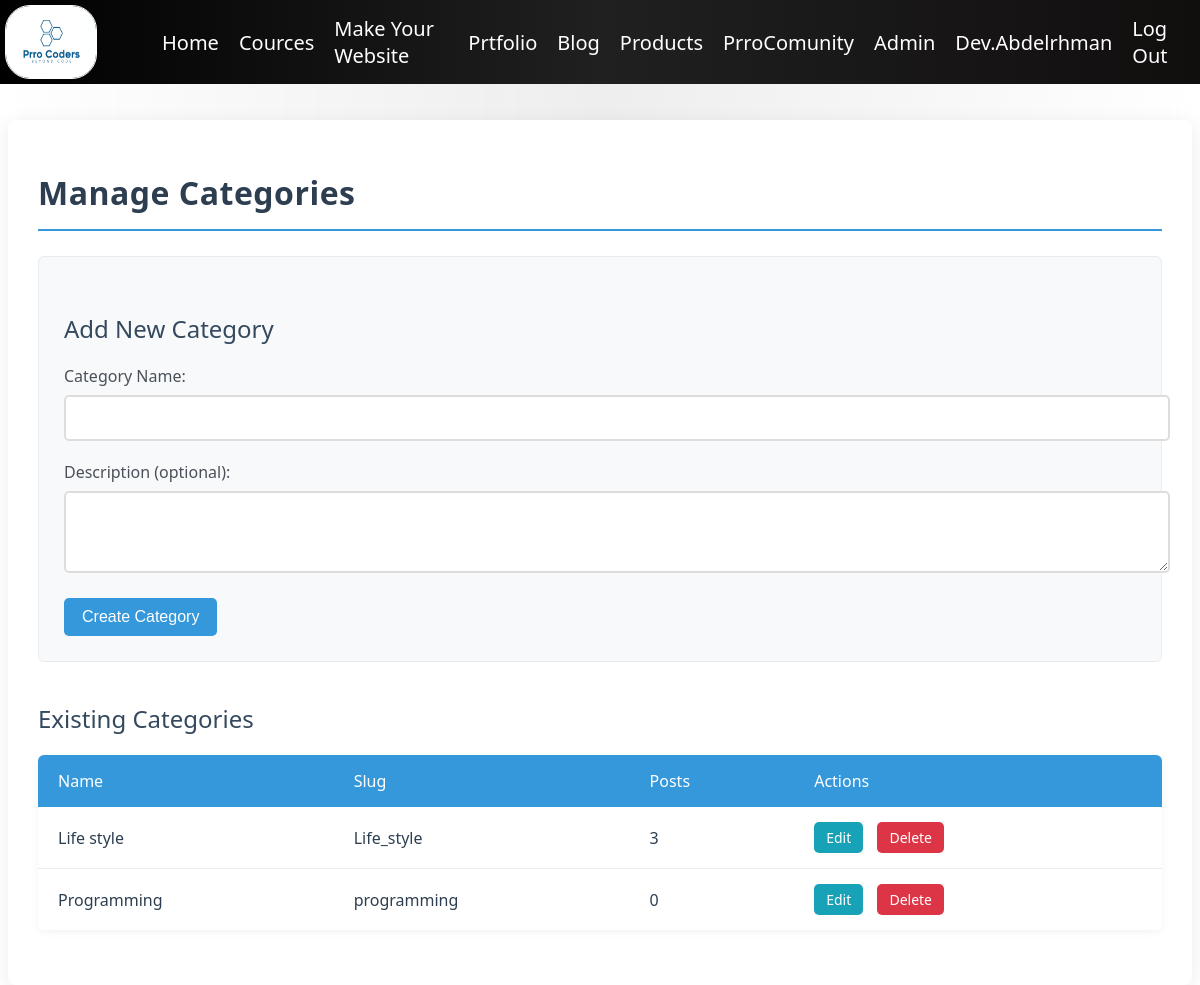
Screenshot of /blog/manage/categories/ (signed in) with the database file from the repository.
### blog/models.py (models this page shows, shortened)
class Category(models.Model):
    name = models.CharField(max_length=100)
    slug = models.SlugField(unique=True)
    description = models.TextField(blank=True)
    class Meta:
        verbose_name_plural = "Categories"
        ordering = ['name']

### blog/views.py (the view)
# urls.py: path('manage/categories/', views.manage_categories, name='manage_categories'),
@login_required
@user_passes_test(is_staff_user)
def manage_categories(request):
    categories = Category.objects.all().order_by('name')
    return render(request, 'blog/manage_categories.html', {
        'categories': categories
    })

### blog/views.py (called while the page is built)
def is_staff_user(user):
    return user.is_staff or user.is_superuser

### templates/blog/manage_categories.html (shortened to what this page needs)
{% extends "layout.html" %}
{% block body %}
<div class="categories-management">
    <h1>Manage Categories</h1>
    <div class="category-form">
        <h2>Add New Category</h2>
        <form method="post" action="{% url 'blog:category_create' %}">
            <div class="form-group">
                <label for="name">Category Name:</label>
                <input type="text" id="name" name="name" required>
            </div>
            <div class="form-group">
                <label for="description">Description (optional):</label>
                <textarea id="description" name="description" rows="3"></textarea>
            </div>
            <button type="submit" class="btn btn-primary">Create Category</button>
        </form>
    </div>
    <div class="categories-list">
        <h2>Existing Categories</h2>
        {% if categories %}
        <table class="table">
            <thead>
                <tr>
                    <th>Name</th>
                    <th>Slug</th>
                    <th>Posts</th>
                    <th>Actions</th>
                </tr>
            </thead>
            <tbody>
                {% for category in categories %}
                <tr>
                    <td>{{ category.name }}</td>
                    <td>{{ category.slug }}</td>
                    <td>{{ category.posts.count }}</td>
                    <td>
                        <a href="{% url 'blog:category_edit' category.id %}" class="btn btn-sm btn-info">Edit</a>
                        <a href="{% url 'blog:category_delete' category.id %}" class="btn btn-sm btn-danger" onclick="return confirm('Are you sure you want to delete this category?')">Delete</a>
                    </td>
                </tr>
                {% endfor %}
            </tbody>
        </table>
        {% else %}
        <p>No categories yet. Create one using the form above.</p>
        {% endif %}
    </div>
</div>
{% endblock body %}

### templates/layout.html (shortened to what this page needs)
{% load static %}
<!DOCTYPE html>
<html lang="en">
<head>
    <link rel="stylesheet" href="{% static 'style.css' %}">
</head>
<body>
    <div class="navbar1">
        <img src="{% static 'Prro Coders.jpg' %}" alt="PrroCoders" class="logo" width="100" >
        <ul class="nav1">
            <li class="nav-item1">
                <a class="nav-link1" href="{% url 'Home:index' %}">Home</a>
            </li>
            <li class="nav-item1">
                <a class="nav-link1" href="{% url 'Cource' %}">Cources</a>
            </li>
            <li class="nav-item1">
                <a class="nav-link1" href="{% url 'WebMaker' %}">Make Your Website</a>
            </li>
            <li class="nav-item1">
                <a class="nav-link1" href="https://prrohost.pythonanywhere.com">Prtfolio</a>
            </li>
            <li class="nav-item1">
                <a class="nav-link1" href="{% url 'blog:post_list' %}">Blog</a>
            </li>
            <li class="nav-item1">
                <a class="nav-link1" href="{% url 'store:store' 1 %}">Products</a>
            </li>
            <li class="nav-item1">
                <a class="nav-link1" href="">PrroComunity</a>
            </li>
            {% if user.is_authenticated and not user.is_superuser and not user.is_staff %}
            <li class="nav-item1">
                <a href="" class="nav-link1">{{ user.username }}</a>
            </li>
            <li class="nav-item1">
                <a class="nav-link1" href="{% url 'logout' %}">Log Out</a>
            </li>
            {% elif user.is_superuser %}
                <li class="nav-item1">
                    <a href="{% url 'adminPanal' %}" class="nav-link1">Admin</a>
                </li>
                <li class="nav-item1">
                    <a href="" class="nav-link1">{{ user.username }}</a>
                </li>
                <li class="nav-item1">
                    <a class="nav-link1" href="{% url 'logout' %}">Log Out</a>
                </li>
            {% endif %}
        </ul>
    </div>
    <div class="container container-content">
        {% block body %}{% endblock body %}
    </div>
</body>
</html>

### static/style.css (style rules this page uses)
body { background: linear-gradient(90deg, #ffffffaf 0%, #e8e8e8c1 50%, #ffffff 100%); font-family: 'Segoe UI', Tahoma, Geneva, Verdana, sans-serif; }
.navbar1 { font-family: 'Segoe UI', Tahoma, Geneva, Verdana, sans-serif; display: flex; flex-direction: row; justify-content: space-between; background: linear-gradient(90deg, #000000 0%, #202020 50%, #110e0e 100%); margin: 0; position: fixed; width: 100%; top: 0; left: 0; right: 0; z-index: 1000; }
.logo { width: 90px; border: 1px solid white; border-radius: 25px; margin: 5px 5px 5px 5px; }
.nav1 { display: flex; flex-direction: row; margin: 10px; list-style-type: none; align-items: center; }
.nav-item1 { margin: 5px 10px; font-size: 20px; color: white; }
.nav-link1 { text-decoration: none; color: white; transition: 0.1s; }
.container { position: relative; top: 80px; }

### templates/layout.html (style rules this page uses)
body { font-family: 'Segoe UI', Tahoma, Geneva, Verdana, sans-serif; }

### templates/blog/manage_categories.html (style rules this page uses)
.categories-management, .category-edit { background-color: #ffffff; border-radius: 8px; box-shadow: 0 4px 20px rgba(0, 0, 0, 0.08); padding: 30px; margin: 40px 0; max-width: 1200px; margin-left: auto; margin-right: auto; }
.categories-management h1, .category-edit h1 { color: #2c3e50; font-size: 32px; margin-bottom: 25px; padding-bottom: 15px; border-bottom: 2px solid #3498db; font-weight: 600; letter-spacing: 0.5px; }
.categories-management h2, .category-edit h2 { color: #34495e; font-size: 24px; margin-top: 30px; margin-bottom: 20px; font-weight: 500; }
.category-form { background-color: #f8f9fa; border-radius: 6px; padding: 25px; margin-bottom: 30px; border: 1px solid #e9ecef; }
.form-group { margin-bottom: 20px; }
.form-group label { display: block; margin-bottom: 8px; color: #495057; font-weight: 500; }
.form-group input[type="text"], .form-group textarea { width: 100%; padding: 12px 15px; font-size: 16px; border: 2px solid #ddd; border-radius: 5px; transition: border-color 0.3s, box-shadow 0.3s; }
.btn { display: inline-block; font-weight: 500; text-align: center; vertical-align: middle; cursor: pointer; padding: 10px 18px; font-size: 16px; border-radius: 5px; transition: all 0.2s ease; text-decoration: none; margin-right: 10px; border: none; }
.btn-primary { background-color: #3498db; color: white; }
.btn-info { background-color: #17a2b8; color: white; }
.btn-danger { background-color: #dc3545; color: white; }
.btn-sm { padding: 6px 12px; font-size: 14px; }
.categories-list { margin-top: 40px; }
.table { width: 100%; border-collapse: collapse; margin-bottom: 25px; background-color: white; box-shadow: 0 2px 10px rgba(0, 0, 0, 0.05); border-radius: 6px; overflow: hidden; }
.table thead th { background-color: #3498db; color: white; font-weight: 500; padding: 15px 20px; text-align: left; font-size: 16px; border: none; }
.table tbody tr { border-bottom: 1px solid #e9ecef; transition: background-color 0.2s; }
.table tbody tr:last-child { border-bottom: none; }
.table tbody td { padding: 15px 20px; vertical-align: middle; color: #2c3e50; }

### rows the page displays
Category: name "Life style", slug "Life_style", posts.count "3"
Category: name "Programming", slug "programming", posts.count "0"

### other values shown
{{ user.username }} "Dev.Abdelrhman"
